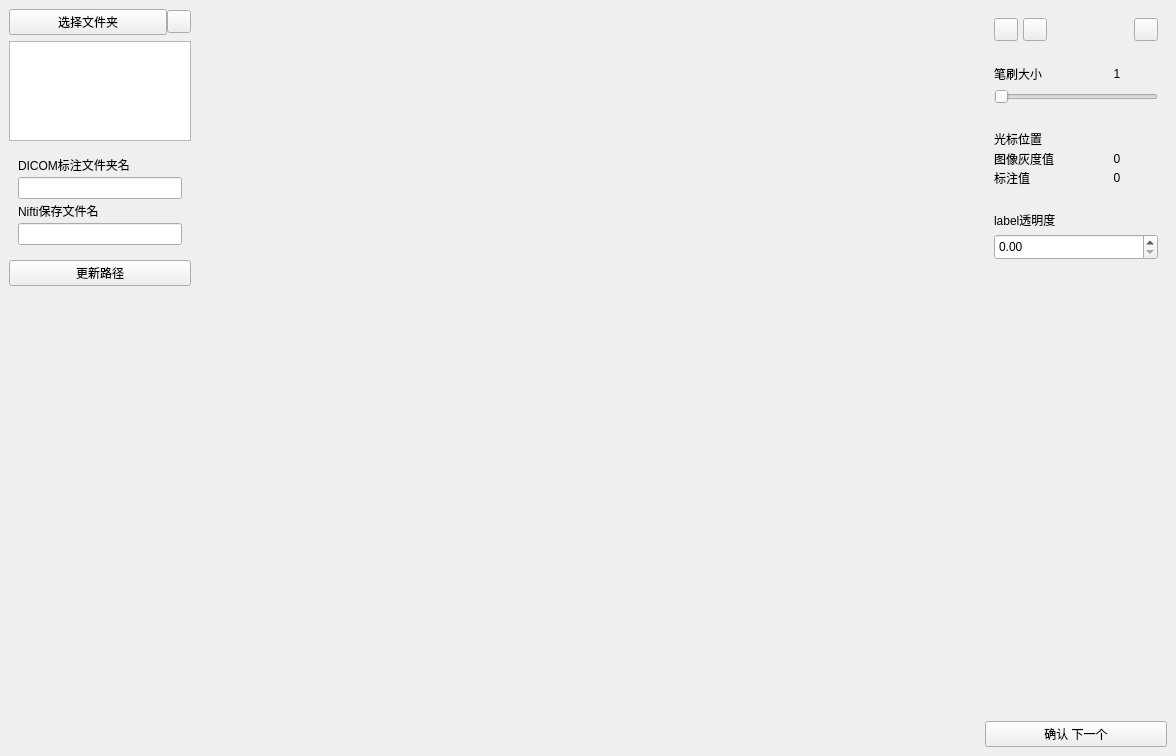
<?xml version="1.0" encoding="UTF-8"?>
<ui version="4.0">
 <class>MainPage</class>
 <widget class="QWidget" name="MainPage">
  <property name="geometry">
   <rect>
    <x>0</x>
    <y>0</y>
    <width>1176</width>
    <height>756</height>
   </rect>
  </property>
  <property name="windowTitle">
   <string>Form</string>
  </property>
  <layout class="QHBoxLayout" name="horizontalLayout">
   <property name="spacing">
    <number>0</number>
   </property>
   <property name="leftMargin">
    <number>0</number>
   </property>
   <property name="topMargin">
    <number>0</number>
   </property>
   <property name="rightMargin">
    <number>0</number>
   </property>
   <property name="bottomMargin">
    <number>0</number>
   </property>
   <item>
    <widget class="QWidget" name="widget" native="true">
     <property name="sizePolicy">
      <sizepolicy hsizetype="Fixed" vsizetype="Preferred">
       <horstretch>0</horstretch>
       <verstretch>0</verstretch>
      </sizepolicy>
     </property>
     <property name="minimumSize">
      <size>
       <width>200</width>
       <height>0</height>
      </size>
     </property>
     <property name="maximumSize">
      <size>
       <width>200</width>
       <height>16777215</height>
      </size>
     </property>
     <layout class="QVBoxLayout" name="verticalLayout">
      <item>
       <widget class="QWidget" name="widget_4" native="true">
        <layout class="QHBoxLayout" name="horizontalLayout_6">
         <property name="spacing">
          <number>0</number>
         </property>
         <property name="leftMargin">
          <number>0</number>
         </property>
         <property name="topMargin">
          <number>0</number>
         </property>
         <property name="rightMargin">
          <number>0</number>
         </property>
         <property name="bottomMargin">
          <number>0</number>
         </property>
         <item>
          <widget class="PushButton" name="selectFolderBtn">
           <property name="text">
            <string>选择文件夹</string>
           </property>
          </widget>
         </item>
         <item>
          <widget class="ToolButton" name="questionBtn"/>
         </item>
        </layout>
       </widget>
      </item>
      <item>
       <widget class="PlainTextEdit" name="folderPathTextEdit">
        <property name="sizePolicy">
         <sizepolicy hsizetype="Expanding" vsizetype="Preferred">
          <horstretch>0</horstretch>
          <verstretch>0</verstretch>
         </sizepolicy>
        </property>
        <property name="maximumSize">
         <size>
          <width>16777215</width>
          <height>100</height>
         </size>
        </property>
       </widget>
      </item>
      <item>
       <widget class="SimpleCardWidget" name="SimpleCardWidget_6">
        <layout class="QVBoxLayout" name="verticalLayout_9">
         <property name="spacing">
          <number>3</number>
         </property>
         <item>
          <widget class="BodyLabel" name="BodyLabel_6">
           <property name="sizePolicy">
            <sizepolicy hsizetype="Preferred" vsizetype="Preferred">
             <horstretch>0</horstretch>
             <verstretch>0</verstretch>
            </sizepolicy>
           </property>
           <property name="text">
            <string>DICOM标注文件夹名</string>
           </property>
           <property name="textFormat">
            <enum>Qt::AutoText</enum>
           </property>
           <property name="pixelFontSize" stdset="0">
            <number>12</number>
           </property>
          </widget>
         </item>
         <item>
          <widget class="LineEdit" name="dicomNameLineEdit"/>
         </item>
         <item>
          <widget class="BodyLabel" name="BodyLabel_7">
           <property name="text">
            <string>Nifti保存文件名</string>
           </property>
           <property name="pixelFontSize" stdset="0">
            <number>12</number>
           </property>
          </widget>
         </item>
         <item>
          <widget class="LineEdit" name="niiNameLineEdit"/>
         </item>
        </layout>
       </widget>
      </item>
      <item>
       <widget class="PushButton" name="updatePathBtn">
        <property name="text">
         <string>更新路径</string>
        </property>
       </widget>
      </item>
      <item>
       <widget class="SimpleCardWidget" name="SimpleCardWidget">
        <layout class="QVBoxLayout" name="verticalLayout_4">
         <property name="spacing">
          <number>0</number>
         </property>
         <property name="leftMargin">
          <number>9</number>
         </property>
         <property name="topMargin">
          <number>9</number>
         </property>
         <property name="rightMargin">
          <number>9</number>
         </property>
         <property name="bottomMargin">
          <number>9</number>
         </property>
         <item>
          <widget class="ScrollArea" name="ScrollArea">
           <property name="styleSheet">
            <string notr="true">background-color:transparent;
</string>
           </property>
           <property name="frameShape">
            <enum>QFrame::NoFrame</enum>
           </property>
           <property name="frameShadow">
            <enum>QFrame::Plain</enum>
           </property>
           <property name="lineWidth">
            <number>0</number>
           </property>
           <property name="verticalScrollBarPolicy">
            <enum>Qt::ScrollBarAlwaysOff</enum>
           </property>
           <property name="widgetResizable">
            <bool>true</bool>
           </property>
           <widget class="QWidget" name="filesListContent">
            <property name="geometry">
             <rect>
              <x>0</x>
              <y>0</y>
              <width>160</width>
              <height>391</height>
             </rect>
            </property>
            <property name="styleSheet">
             <string notr="true"/>
            </property>
           </widget>
          </widget>
         </item>
        </layout>
       </widget>
      </item>
     </layout>
    </widget>
   </item>
   <item>
    <widget class="QWidget" name="widget_2" native="true">
     <property name="sizePolicy">
      <sizepolicy hsizetype="Expanding" vsizetype="Preferred">
       <horstretch>0</horstretch>
       <verstretch>0</verstretch>
      </sizepolicy>
     </property>
     <layout class="QGridLayout" name="gridLayout">
      <property name="leftMargin">
       <number>0</number>
      </property>
      <property name="topMargin">
       <number>9</number>
      </property>
      <property name="rightMargin">
       <number>0</number>
      </property>
      <property name="bottomMargin">
       <number>9</number>
      </property>
      <property name="spacing">
       <number>5</number>
      </property>
      <item row="2" column="2">
       <widget class="QWidget" name="viewWidget_br" native="true"/>
      </item>
      <item row="2" column="0">
       <widget class="QWidget" name="viewWidget_bl" native="true"/>
      </item>
      <item row="0" column="0">
       <widget class="QWidget" name="viewWidget_tl" native="true"/>
      </item>
      <item row="0" column="2">
       <widget class="QWidget" name="viewWidget_tr" native="true"/>
      </item>
     </layout>
    </widget>
   </item>
   <item>
    <widget class="QWidget" name="widget_3" native="true">
     <property name="sizePolicy">
      <sizepolicy hsizetype="Fixed" vsizetype="Preferred">
       <horstretch>0</horstretch>
       <verstretch>0</verstretch>
      </sizepolicy>
     </property>
     <property name="minimumSize">
      <size>
       <width>200</width>
       <height>0</height>
      </size>
     </property>
     <property name="maximumSize">
      <size>
       <width>200</width>
       <height>16777215</height>
      </size>
     </property>
     <layout class="QVBoxLayout" name="verticalLayout_2">
      <item>
       <widget class="SimpleCardWidget" name="SimpleCardWidget_4">
        <layout class="QVBoxLayout" name="verticalLayout_7">
         <item>
          <widget class="QWidget" name="widget_8" native="true">
           <layout class="QHBoxLayout" name="horizontalLayout_2">
            <property name="spacing">
             <number>5</number>
            </property>
            <property name="leftMargin">
             <number>0</number>
            </property>
            <property name="topMargin">
             <number>0</number>
            </property>
            <property name="rightMargin">
             <number>0</number>
            </property>
            <property name="bottomMargin">
             <number>0</number>
            </property>
            <item>
             <widget class="ToggleToolButton" name="cursorBtn"/>
            </item>
            <item>
             <widget class="ToggleToolButton" name="penBtn"/>
            </item>
            <item>
             <spacer name="horizontalSpacer">
              <property name="orientation">
               <enum>Qt::Horizontal</enum>
              </property>
              <property name="sizeHint" stdset="0">
               <size>
                <width>40</width>
                <height>20</height>
               </size>
              </property>
             </spacer>
            </item>
            <item>
             <widget class="ToolButton" name="settingBtn"/>
            </item>
           </layout>
          </widget>
         </item>
        </layout>
       </widget>
      </item>
      <item>
       <widget class="SimpleCardWidget" name="SimpleCardWidget_3">
        <layout class="QVBoxLayout" name="verticalLayout_6">
         <property name="bottomMargin">
          <number>5</number>
         </property>
         <item>
          <widget class="QWidget" name="widget_9" native="true">
           <property name="layoutDirection">
            <enum>Qt::LeftToRight</enum>
           </property>
           <layout class="QVBoxLayout" name="verticalLayout_3">
            <property name="spacing">
             <number>2</number>
            </property>
            <property name="leftMargin">
             <number>0</number>
            </property>
            <property name="topMargin">
             <number>0</number>
            </property>
            <property name="rightMargin">
             <number>0</number>
            </property>
            <property name="bottomMargin">
             <number>0</number>
            </property>
            <item>
             <widget class="QWidget" name="widget_10" native="true">
              <layout class="QHBoxLayout" name="horizontalLayout_3">
               <property name="spacing">
                <number>0</number>
               </property>
               <property name="leftMargin">
                <number>0</number>
               </property>
               <property name="topMargin">
                <number>0</number>
               </property>
               <property name="rightMargin">
                <number>0</number>
               </property>
               <property name="bottomMargin">
                <number>0</number>
               </property>
               <item>
                <widget class="StrongBodyLabel" name="StrongBodyLabel">
                 <property name="sizePolicy">
                  <sizepolicy hsizetype="Preferred" vsizetype="Preferred">
                   <horstretch>0</horstretch>
                   <verstretch>0</verstretch>
                  </sizepolicy>
                 </property>
                 <property name="text">
                  <string>笔刷大小</string>
                 </property>
                 <property name="pixelFontSize" stdset="0">
                  <number>13</number>
                 </property>
                </widget>
               </item>
               <item>
                <widget class="BodyLabel" name="penSizeLabel">
                 <property name="minimumSize">
                  <size>
                   <width>0</width>
                   <height>0</height>
                  </size>
                 </property>
                 <property name="text">
                  <string>1</string>
                 </property>
                 <property name="alignment">
                  <set>Qt::AlignCenter</set>
                 </property>
                 <property name="pixelFontSize" stdset="0">
                  <number>13</number>
                 </property>
                </widget>
               </item>
              </layout>
             </widget>
            </item>
            <item>
             <widget class="Slider" name="penSizeSlider">
              <property name="sizePolicy">
               <sizepolicy hsizetype="Expanding" vsizetype="Preferred">
                <horstretch>0</horstretch>
                <verstretch>0</verstretch>
               </sizepolicy>
              </property>
              <property name="minimumSize">
               <size>
                <width>0</width>
                <height>24</height>
               </size>
              </property>
              <property name="maximum">
               <number>10</number>
              </property>
              <property name="orientation">
               <enum>Qt::Horizontal</enum>
              </property>
             </widget>
            </item>
           </layout>
          </widget>
         </item>
        </layout>
       </widget>
      </item>
      <item>
       <widget class="SimpleCardWidget" name="SimpleCardWidget_5">
        <layout class="QVBoxLayout" name="verticalLayout_8">
         <property name="spacing">
          <number>1</number>
         </property>
         <item>
          <widget class="StrongBodyLabel" name="StrongBodyLabel_2">
           <property name="minimumSize">
            <size>
             <width>0</width>
             <height>20</height>
            </size>
           </property>
           <property name="text">
            <string>光标位置</string>
           </property>
           <property name="pixelFontSize" stdset="0">
            <number>13</number>
           </property>
          </widget>
         </item>
         <item>
          <widget class="QWidget" name="widget_11" native="true">
           <layout class="QHBoxLayout" name="horizontalLayout_4">
            <property name="spacing">
             <number>0</number>
            </property>
            <property name="leftMargin">
             <number>0</number>
            </property>
            <property name="topMargin">
             <number>0</number>
            </property>
            <property name="rightMargin">
             <number>0</number>
            </property>
            <property name="bottomMargin">
             <number>0</number>
            </property>
            <item>
             <widget class="BodyLabel" name="BodyLabel_2">
              <property name="text">
               <string>图像灰度值</string>
              </property>
              <property name="pixelFontSize" stdset="0">
               <number>12</number>
              </property>
             </widget>
            </item>
            <item>
             <widget class="BodyLabel" name="imageValue">
              <property name="text">
               <string>0</string>
              </property>
              <property name="alignment">
               <set>Qt::AlignCenter</set>
              </property>
              <property name="pixelFontSize" stdset="0">
               <number>13</number>
              </property>
             </widget>
            </item>
           </layout>
          </widget>
         </item>
         <item>
          <widget class="QWidget" name="widget_12" native="true">
           <layout class="QHBoxLayout" name="horizontalLayout_5">
            <property name="spacing">
             <number>0</number>
            </property>
            <property name="leftMargin">
             <number>0</number>
            </property>
            <property name="topMargin">
             <number>0</number>
            </property>
            <property name="rightMargin">
             <number>0</number>
            </property>
            <property name="bottomMargin">
             <number>0</number>
            </property>
            <item>
             <widget class="BodyLabel" name="BodyLabel_3">
              <property name="text">
               <string>标注值</string>
              </property>
              <property name="pixelFontSize" stdset="0">
               <number>12</number>
              </property>
             </widget>
            </item>
            <item>
             <widget class="BodyLabel" name="labelValue">
              <property name="text">
               <string>0</string>
              </property>
              <property name="alignment">
               <set>Qt::AlignCenter</set>
              </property>
              <property name="pixelFontSize" stdset="0">
               <number>13</number>
              </property>
             </widget>
            </item>
           </layout>
          </widget>
         </item>
        </layout>
       </widget>
      </item>
      <item>
       <widget class="SimpleCardWidget" name="SimpleCardWidget_7">
        <layout class="QVBoxLayout" name="verticalLayout_10">
         <property name="spacing">
          <number>5</number>
         </property>
         <property name="bottomMargin">
          <number>9</number>
         </property>
         <item>
          <widget class="StrongBodyLabel" name="StrongBodyLabel_3">
           <property name="text">
            <string>label透明度</string>
           </property>
           <property name="pixelFontSize" stdset="0">
            <number>13</number>
           </property>
          </widget>
         </item>
         <item>
          <widget class="DoubleSpinBox" name="labelOpacitySpinBox">
           <property name="minimumSize">
            <size>
             <width>0</width>
             <height>26</height>
            </size>
           </property>
           <property name="maximum">
            <double>1.000000000000000</double>
           </property>
           <property name="singleStep">
            <double>0.010000000000000</double>
           </property>
          </widget>
         </item>
        </layout>
       </widget>
      </item>
      <item>
       <widget class="SimpleCardWidget" name="SimpleCardWidget_2">
        <layout class="QVBoxLayout" name="verticalLayout_5">
         <item>
          <widget class="ScrollArea" name="labelScrollArea">
           <property name="styleSheet">
            <string notr="true">background-color:transparent;
</string>
           </property>
           <property name="frameShape">
            <enum>QFrame::NoFrame</enum>
           </property>
           <property name="lineWidth">
            <number>0</number>
           </property>
           <property name="widgetResizable">
            <bool>true</bool>
           </property>
           <widget class="QWidget" name="labelListContent">
            <property name="geometry">
             <rect>
              <x>0</x>
              <y>0</y>
              <width>156</width>
              <height>381</height>
             </rect>
            </property>
           </widget>
          </widget>
         </item>
        </layout>
       </widget>
      </item>
      <item>
       <widget class="PrimaryPushButton" name="confirmSaveBtn">
        <property name="text">
         <string>确认 下一个</string>
        </property>
       </widget>
      </item>
     </layout>
    </widget>
   </item>
  </layout>
 </widget>
 <customwidgets>
  <customwidget>
   <class>PushButton</class>
   <extends>QPushButton</extends>
   <header>qfluentwidgets</header>
  </customwidget>
  <customwidget>
   <class>PrimaryPushButton</class>
   <extends>PushButton</extends>
   <header>qfluentwidgets</header>
  </customwidget>
  <customwidget>
   <class>ToolButton</class>
   <extends>QToolButton</extends>
   <header>qfluentwidgets</header>
  </customwidget>
  <customwidget>
   <class>ToggleToolButton</class>
   <extends>ToolButton</extends>
   <header>qfluentwidgets</header>
  </customwidget>
  <customwidget>
   <class>Slider</class>
   <extends>QSlider</extends>
   <header>qfluentwidgets</header>
  </customwidget>
  <customwidget>
   <class>CardWidget</class>
   <extends>QFrame</extends>
   <header>qfluentwidgets</header>
   <container>1</container>
  </customwidget>
  <customwidget>
   <class>SimpleCardWidget</class>
   <extends>CardWidget</extends>
   <header>qfluentwidgets</header>
   <container>1</container>
  </customwidget>
  <customwidget>
   <class>ScrollArea</class>
   <extends>QScrollArea</extends>
   <header>qfluentwidgets</header>
   <container>1</container>
  </customwidget>
  <customwidget>
   <class>BodyLabel</class>
   <extends>QLabel</extends>
   <header>qfluentwidgets</header>
  </customwidget>
  <customwidget>
   <class>StrongBodyLabel</class>
   <extends>QLabel</extends>
   <header>qfluentwidgets</header>
  </customwidget>
  <customwidget>
   <class>LineEdit</class>
   <extends>QLineEdit</extends>
   <header>qfluentwidgets</header>
  </customwidget>
  <customwidget>
   <class>PlainTextEdit</class>
   <extends>QPlainTextEdit</extends>
   <header>qfluentwidgets</header>
  </customwidget>
  <customwidget>
   <class>DoubleSpinBox</class>
   <extends>QDoubleSpinBox</extends>
   <header>qfluentwidgets</header>
  </customwidget>
 </customwidgets>
 <resources/>
 <connections/>
</ui>
